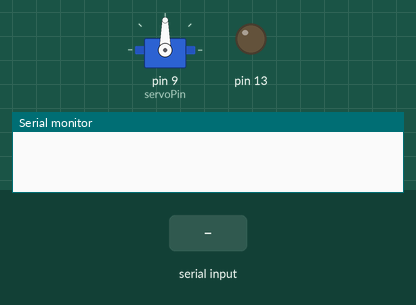
This sketch was run on a simulated Arduino Uno, built with avr-gcc and run on an emulated ATmega328P. On the bench: servo, output pins drawn as LEDs (lit = HIGH), the last lines printed to the serial monitor. The test bench sets the inputs (shaded band).

Above: at 1.2 s.
1.3 s: "1" received over Serial
At 1.8 s:
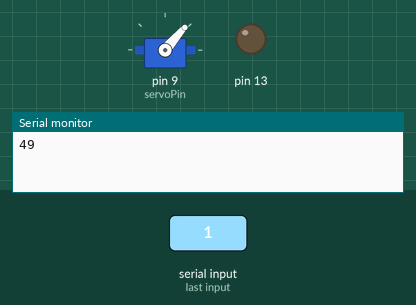
2.8 s: "0" received over Serial
At 4.1 s:
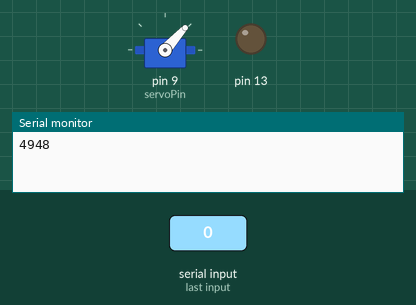
Timing chart, 0 to 5.8 s (numbered marks = the images above; inputs shaded):
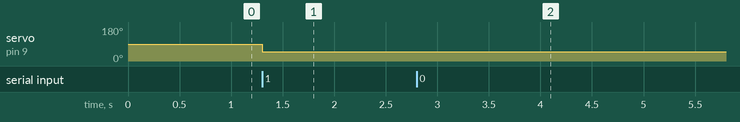

Measured:
- after the input at 1.3 s, servo on pin 9 (servoPin): 90° → 49° at once
- after the input at 2.8 s, servo on pin 9 (servoPin): 49° → 48° at once

The sketch:

servo_test.ino
```cpp
#include<Servo.h>
#include<string.h>
Servo myservo;
String message;
int value;

int servoPin = 9;
void setup() {
  // put your setup code here, to run once:
myservo.attach(servoPin);
Serial.begin(9600);
pinMode(13,OUTPUT);
//Serial.write("a");
}

void loop() {
  if(Serial.available()>0){
    value = Serial.read();

    Serial.print(value);
    myservo.write(value);
    //value = value - 48;
    //if(value == 1){
      //digitalWrite(13,1);
     // Serial.print(value);
    //}
    //if(value == 2){
      //digitalWrite(13,0);
      //Serial.print(value);
    //}
    //myservo.write(value);
    // if (value == 30){
    //   myservo.write(value);
    // }
    // if(value == 90){
    //   myservo.write(value);
    // }
    // if(value == 60){
    //   myservo.write(value);
    // }
    // if(value == 150){
    //   myservo.write(value);
    // }


    //myservo.write()
  }
  // put your main code here, to run repeatedly:
//myservo.write(180);
//delay(500);
//myservo.write(90);
// delay(500);
// myservo.write(180);
// delay(500);
}
```
